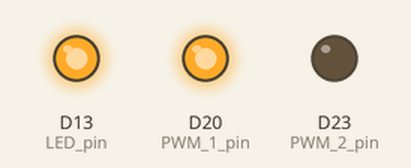
Simulated run of this sketch. Board: Arduino Zero (SAMD21). Parts: output pins drawn as LEDs (lit = HIGH).

Above: at 2.5 s.
At 7.5 s:
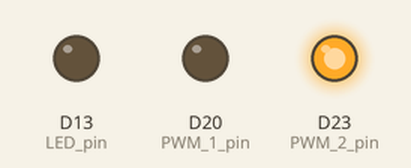
Timing chart, 0 to 13.0 s (numbered marks = the images above):
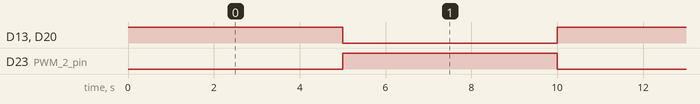

Measured:
- by itself, D13 (LED_pin), D20 (PWM_1_pin), D23 (PWM_2_pin): alternates HIGH for 5.0 s and LOW for 5.0 s

The sketch:

pwm_test.ino
```cpp
const uint8_t   LED_pin        = 13;
const uint8_t   PWM_1_pin      = A6;
const uint8_t   PWM_2_pin      = A9;

void setup() {
  pinMode(LED_pin, OUTPUT);
  pinMode(PWM_1_pin, OUTPUT);
  pinMode(PWM_2_pin, OUTPUT);

  digitalWrite(LED_pin, HIGH);

  analogWriteResolution(10);

}

void loop() {

  digitalWrite(LED_pin, HIGH);

  analogWrite(PWM_1_pin, 1024);
  analogWrite(PWM_2_pin, 100);
  delay(5000);

  digitalWrite(LED_pin, LOW);

  analogWrite(PWM_1_pin, 0);
  analogWrite(PWM_2_pin, 900);
  delay(5000);

}
```
